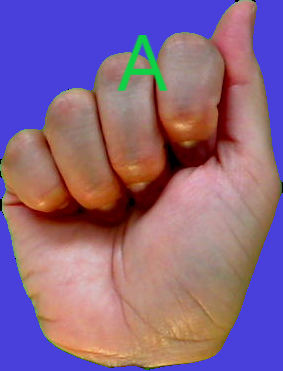
#> input picture data/gestures/A.png, 283 x 371 px
$ python -i image_preprocessing.py   (imports and definitions only)
#> lines starting #> are read from the running program, lines starting #| are printed output that depends on the picture; after the words box and inside, x2 and y2 are one past the last pixel; in counts of white or black regions, pixels touching at a corner belong together
#> further down, picture is the input picture: shape (371, 283, 3); mean B, G, R 134.9, 101.5, 137.2
import cv2 as cv
import numpy as np
from preprocessing.constants import BLUR_VALUE, THRESHOLD, CONTOUR_RETRIEVAL_MODE, APPROXIMATION_METHOD


# [9 lines left out: function smoothing, not called in this run]


def convert_to_binary(color_image, show_image=False):
    """
    Converts an image to binary
    :param color_image: input image
    :param show_image: optionally show the binary image
    :return: binary representation of the input image
    """
#> called with show_image = False
    gray_image = cv.cvtColor(color_image, cv.COLOR_BGR2GRAY)
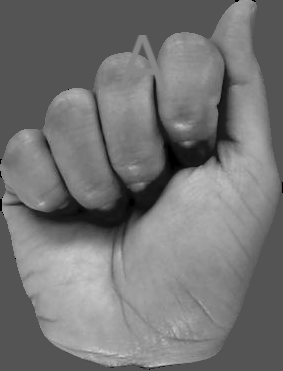
#> gray_image: shape (371, 283); min 0, max 207, mean 116.1
    blurred_image = cv.GaussianBlur(gray_image, (BLUR_VALUE, BLUR_VALUE), 0)
    _, binary_image = cv.threshold(blurred_image, THRESHOLD, 255, cv.THRESH_BINARY + cv.THRESH_OTSU)
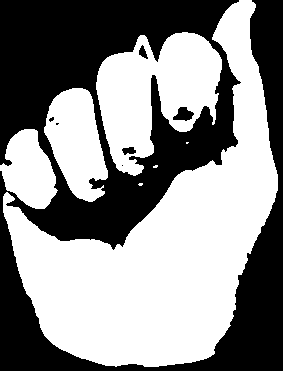
#> binary_image: shape (371, 283); 55% white; 7 black regions (3 under 20 px)
    if show_image:
        cv.imshow('Binary Image', binary_image)
    return binary_image


# [89 lines left out: functions scaling, padding, scaling_with_padding, rotating, not called in this run]


def finding_largest_contour(original_image):
    """
    Takes a binary image and returns the contour of the biggest object
    :param original_image: input image
    :return: largest contour
    """
    if len(original_image.shape) > 2:
        original_image = convert_to_binary(original_image)
    contours, _ = cv.findContours(original_image, CONTOUR_RETRIEVAL_MODE, APPROXIMATION_METHOD)
#> contours = 13 contours, 5 with area under 20; largest, box (x1, y1, x2, y2) and area: (3, 0, 278, 367) 38977, (96, 32, 222, 176) 10496, (44, 88, 108, 202) 4574, (0, 129, 58, 209) 2937, (172, 106, 195, 122) 214, (121, 146, 137, 156) 96, (138, 44, 149, 60) 84, (48, 116, 55, 123) 22

    if len(contours) == 0:
        return []

    largest_contour = sorted(contours, key=cv.contourArea)[-1]
#> largest_contour = contour of 561 points, box (x1, y1, x2, y2) (3, 0, 278, 367), area 38977
    return largest_contour


# [43 lines left out: functions drawing_contour, rotating_with_cropping, thresholding_rgb_images, not called in this run]

>>> import cv2
>>> picture = cv2.imread('../data/gestures/A.png')
>>> result = finding_largest_contour(picture)
#> result has the same summary as largest_contour in finding_largest_contour

$ run again, on data/gestures/B.png
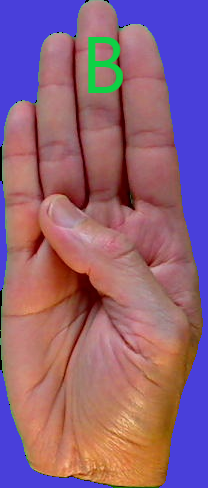
#> input picture data/gestures/B.png, 208 x 488 px
#> picture is the input picture: shape (488, 208, 3); mean B, G, R 123.9, 98.2, 143.8
#> in convert_to_binary, `gray_image = cv.cvtColor(color_image, cv.COLOR_BGR2GRAY)`:
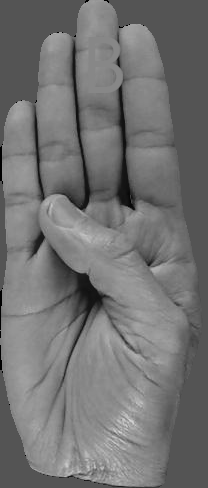
#> gray_image: shape (488, 208); min 0, max 213, mean 114.9
#> in convert_to_binary, `_, binary_image = cv.threshold(blurred_image, THRESHOLD, 255, cv.THRES..`:
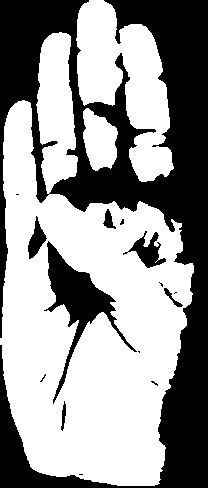
#> binary_image: shape (488, 208); 59.1% white; 15 black regions (8 under 20 px)
#> contours = 20 contours, 8 with area under 20; largest, box (x1, y1, x2, y2) and area: (0, 32, 194, 486) 52755, (76, 0, 174, 182) 9197, (43, 240, 138, 405) 3486, (83, 108, 118, 171) 1491, (127, 230, 167, 269) 686
#> largest_contour = contour of 603 points, box (x1, y1, x2, y2) (0, 32, 194, 486), area 52755
#> result has the same summary as largest_contour in finding_largest_contour

$ run again, on data/gestures/C.png
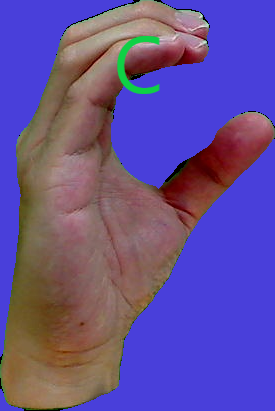
#> input picture data/gestures/C.png, 275 x 411 px
#> picture is the input picture: shape (411, 275, 3); mean B, G, R 149.1, 79.5, 100.7
#> in convert_to_binary, `gray_image = cv.cvtColor(color_image, cv.COLOR_BGR2GRAY)`:
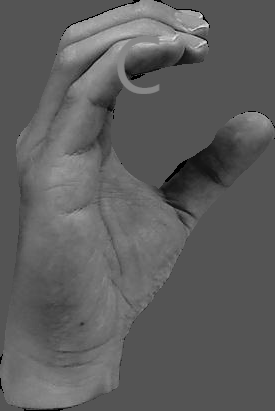
#> gray_image: shape (411, 275); min 0, max 238, mean 93.9
#> in convert_to_binary, `_, binary_image = cv.threshold(blurred_image, THRESHOLD, 255, cv.THRES..`:
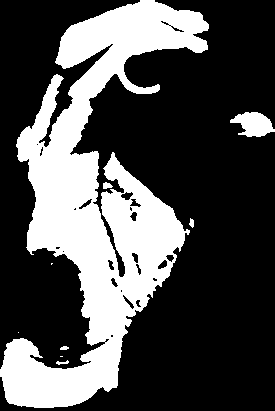
#> binary_image: shape (411, 275); 30.8% white; 9 white regions (3 under 20 px)
#> contours = 34 contours, 15 with area under 20; largest, box (x1, y1, x2, y2) and area: (0, 0, 209, 408) 33442, (230, 112, 275, 137) 662, (120, 191, 134, 201) 73, (157, 259, 168, 270) 61, (129, 198, 142, 208) 58
#> largest_contour = contour of 1163 points, box (x1, y1, x2, y2) (0, 0, 209, 408), area 33442
#> result has the same summary as largest_contour in finding_largest_contour
